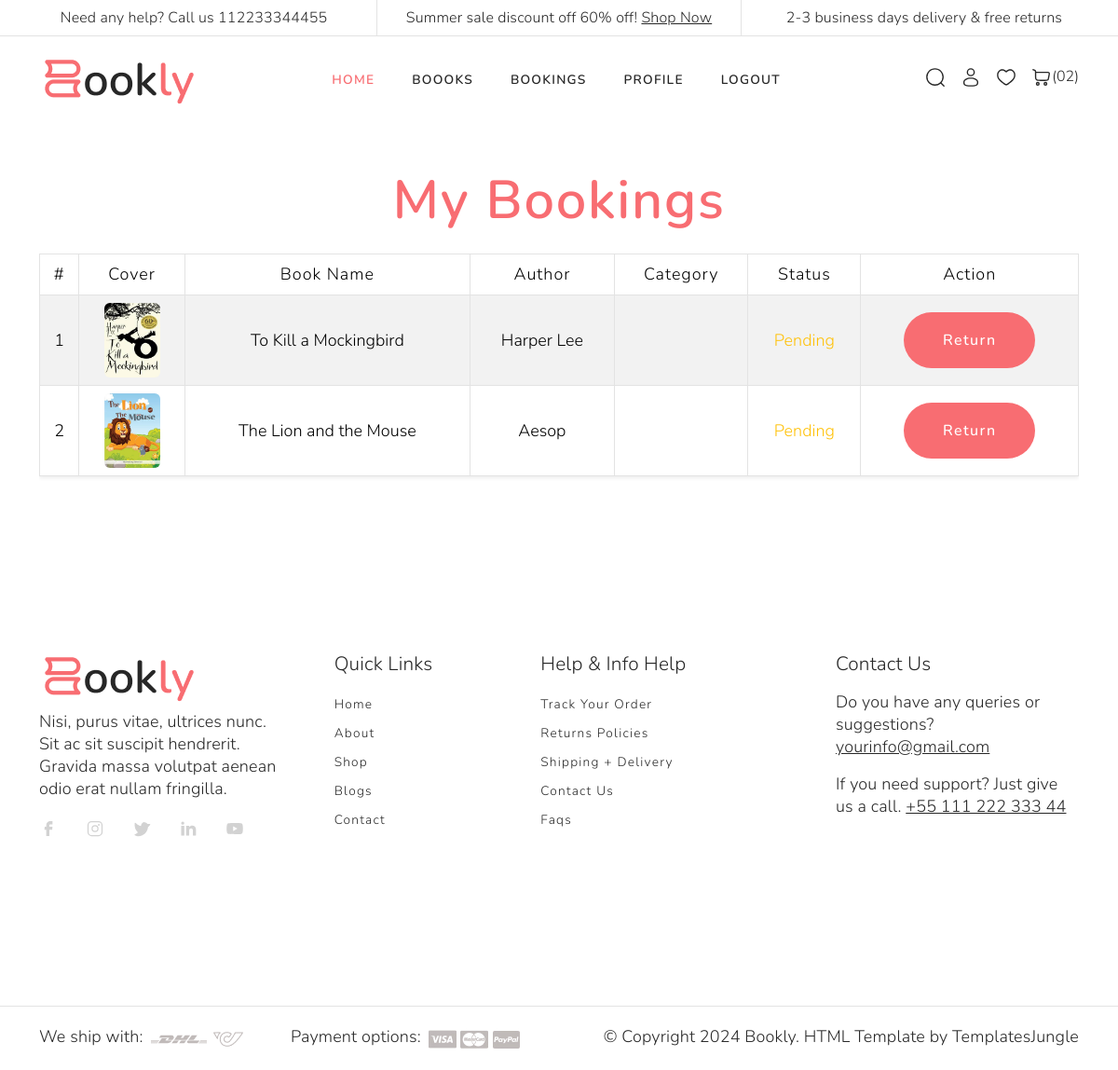
The page /viewbooking (signed in) on the database its author committed.
### student/models.py (models this page shows)
class booking(models.Model):
    bookid=models.ForeignKey('librarian.book',on_delete=models.CASCADE)
    studentid=models.ForeignKey(student,on_delete=models.CASCADE)
    booking_date=models.CharField(max_length=12)
    return_date=models.CharField(max_length=12)
    status=models.CharField(max_length=12,default="pending")

### librarian/models.py (models this page shows, shortened)
class book(models.Model):
    name=models.CharField(max_length=12)
    author=models.CharField(max_length=15)
    coverphoto=models.FileField(upload_to='meadia')
    numberof_copies=models.IntegerField()
    categoryid=models.ForeignKey(category,on_delete=models.CASCADE)

### student/views.py (the view)
# urls.py: path('viewbooking',views.viewbooking,name='viewbooking'),
def viewbooking(request):
      std=request.session['id']
      ab=booking.objects.filter(studentid_id=std,status='pending')
      s={'m':ab}
      return render(request,'student/viewbooking.html',s)

### template/student/viewbooking.html (shortened to what this page needs)
{% extends 'student/page1.html' %}
{% block content %}
<div class="container my-5">
    <h2 class="text-center text-primary mb-4">My Bookings</h2>
    {% if m %}
    <div class="table-responsive">
        <table class="table table-bordered table-striped align-middle shadow-sm">
            <thead class="bg-primary text-white text-center">
                <tr>
                    <th>#</th>
                    <th>Cover</th>
                    <th>Book Name</th>
                    <th>Author</th>
                    <th>Category</th>
                    <th>Status</th>
                    <th>Action</th>
                </tr>
            </thead>
            <tbody>
                {% for i in m %}
                <tr class="text-center">
                    <td>{{ forloop.counter }}</td>
                    <td>
                        {% if i.bookid.coverphoto %}
                            <img src="{{ i.bookid.coverphoto.url }}" alt="Cover" class="rounded" width="60" height="80">
                        {% else %}
                            <span class="text-muted">No Image</span>
                        {% endif %}
                    </td>
                    <td>{{ i.bookid.name }}</td>
                    <td>{{ i.bookid.author }}</td>
                    <td>{{ i.bookid.categoryid.categoryname }}</td>
                    <td class="{% if i.status == 'pending' %}text-warning{% else %}text-success{% endif %}">
                        {{ i.status|title }}
                    </td>
                    <td>
                        {% if i.status == "pending" %}
                            <a href="{% url 'returnbook' i.id %}" class="btn btn-sm btn-primary">Return</a>
                        {% else %}
                            <span class="btn btn-sm btn-secondary disabled">Returned</span>
                        {% endif %}
                    </td>
                </tr>
                {% endfor %}
            </tbody>
        </table>
    </div>
    {% else %}
        <p class="text-center text-muted mt-5">No bookings yet.</p>
    {% endif %}
</div>
{% endblock %}

### static/Bookly-1.0.0/style.css (style rules this page uses)
:root { --accent-color: #717171; --white-color: #fff; --black-color: #272727; --gray-color: #F3F3F3; --gray-color-200: #E3E3E3; --gray-color-300: #E0E0E0; --gray-color-500: #D0D0D0; --gray-color-800: #3A3A3A; --light-gray-color: #D2D2D2; --primary-color: #F86D72; --bs-body-color: #272727; --bs-secondary-color: #FFE8F0; --bs-secondary-rgb: 255, 232, 240; --bs-primary-rgb: 248,109,114; --bs-border-color: #E3E3E3; --bs-dropdown-link-active-bg: #F5F5F5; --light-color: #F8F8F8; --light-blue-color: #EDF1F3; --navbar-color-color: #131814; --swiper-theme-color: #4A4A4A; --swiper-pagination-color: #4A4A4A; --bs-box-shadow: 0 0.2rem 0.6rem rgba(0, 0, 0, 0.08); --bs-btn-font-size: 1rem; }
:root { --body-font : "Nunito", sans-serif; --heading-font : "Nunito", sans-serif; }
*, *::before, *::after { -webkit-box-sizing: border-box; -moz-box-sizing: border-box; box-sizing: border-box; }
html { box-sizing: border-box; }
body { font-family: var(--body-font); font-size: 18px; font-weight: 300; margin: 0; }
a { color: var(--black-color); text-decoration: none; transition: 0.3s color ease-out; }
h1, h2, h3, h4, h5, h6 { font-family: var(--heading-font); text-transform: capitalize; letter-spacing: 0.03em; font-weight: 600; line-height: 115%; }
h2 { font-size: 3.6rem; }
.btn { font-weight: 500; text-transform: capitalize; letter-spacing: 0.09em; color: var(--white-color); background-color: var(--primary-color); border: none; padding: 1.125rem 2.625rem; font-size: 1rem; border-radius: 200px; cursor: pointer; }
th { font-weight: 300; letter-spacing: 0.06rem; }

### rows shown on the page
booking: bookid.coverphoto (picture), bookid.name "To Kill a Mockingbird", bookid.author "Harper Lee", status "Pending", shows "Return"
booking: bookid.coverphoto (picture), bookid.name "The Lion and the Mouse", bookid.author "Aesop", status "Pending", shows "Return"
